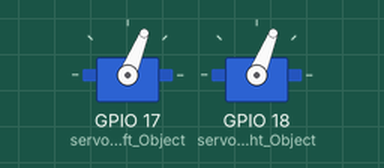
Simulated run of this program. Board: Raspberry Pi (BCM pin numbers). Parts: 2 × servo. Servo angles are drawn from the pulse width (0.5 ms = 0°, 2.5 ms = 180°); what the program prints to the terminal is not drawn.

Above: at 0.05 s.
At 3.25 s:
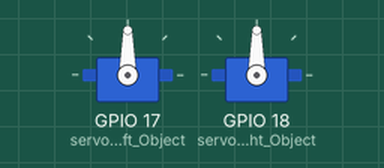
Timing chart, 0 to 7.5 s (numbered marks = the images above):
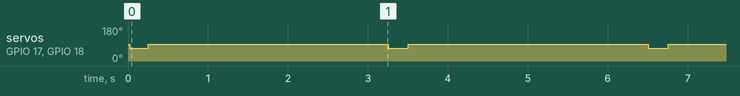

Measured:
- by itself, servo on GPIO 17 (servoMotor_Left_Object), servo on GPIO 18 (servoMotor_Right_Object): alternates 90° for 3.0 s and 68° for 0.25 s

The program:

23-0915-1540-GpioZero-Test_Servos-ContinuousLoop.py
```python
# 23-0908-1700 -.4 to .4 > weak range, not reliable

from gpiozero import Servo
from time import sleep

servoMotor_Left_GpioPinNum_Int=17
servoMotor_Right_GpioPinNum_Int=18


##23-0908 jwc y: servoMotor_Left_Object = Servo(servoMotor_Left_GpioPinNum_Int)
##23-0908 jwc y:
##23-0908 jwc y: while True:
##23-0908 jwc y:     servoMotor_Left_Object.mid()
##23-0908 jwc y:     print("mid")
##23-0908 jwc y:     sleep(3.0)
##23-0908 jwc y:     servoMotor_Left_Object.min()
##23-0908 jwc y:     print("min")
##23-0908 jwc y:     sleep(3.0)
##23-0908 jwc y:     servoMotor_Left_Object.mid()
##23-0908 jwc y:     print("mid")
##23-0908 jwc y:     sleep(3.0)
##23-0908 jwc y:     servoMotor_Left_Object.max()
##23-0908 jwc y:     print("max")
##23-0908 jwc y:     sleep(3.0)


myCorrection=0
maxPW=(2.0+myCorrection)/1000
minPW=(1.0-myCorrection)/1000

servoMotor_Left_Object = Servo(servoMotor_Left_GpioPinNum_Int,min_pulse_width=minPW,max_pulse_width=maxPW)
servoMotor_Right_Object = Servo(servoMotor_Right_GpioPinNum_Int,min_pulse_width=minPW,max_pulse_width=maxPW)

while True:

###jwc o  print("Set value range -1.0 to +1.0")
###jwc o  for value in range(0,21):
###jwc o    value2=(float(value)-10)/10
###jwc o    servoMotor_Left_Object.value=value2
###jwc o    servoMotor_Right_Object.value=value2
###jwc o    print(value2)
###jwc o    sleep(3)

###jwc o   print("Set value range +1.0 to -1.0")
###jwc o   for value in range(20,-1,-1):
###jwc o     value2=(float(value)-10)/10
###jwc o     servoMotor_Left_Object.value=value2
###jwc o     servoMotor_Right_Object.value=value2
###jwc o     print(value2)
###jwc o     sleep(3)

###jwc y   duration_Sec_Int = 3.5
    ###jwc n duration_Sec_Int = 1.1
    ##jwc n duration_Sec_Int = 1.1
    duration_Sec_Int = 0.25
    duration_Rest_Sec_Int = 3
    ###jwc n range_Max = 5
    range_Max = 3

    print("Continuous Loop for x Seconds and Reverse Direction")

    ###jwc yn for i in range(0,range_Max):
    ###jwc y value = 0.2
    value = -0.5
    servoMotor_Left_Object.value=value
    servoMotor_Right_Object.value=value
    print(value)
    sleep(duration_Sec_Int)
    servoMotor_Left_Object.value=0
    servoMotor_Right_Object.value=0
    sleep(duration_Rest_Sec_Int)


    ###jwc yn for i in range(0,range_Max):
    ###jwc yn     value = -0.5
    ###jwc yn     servoMotor_Left_Object.value=value
    ###jwc yn     servoMotor_Right_Object.value=value
    ###jwc yn     print(value)
    ###jwc yn     sleep(duration_Sec_Int)
    ###jwc yn     servoMotor_Left_Object.value=0
    ###jwc yn     servoMotor_Right_Object.value=0
    ###jwc yn     sleep(duration_Rest_Sec_Int)
```
